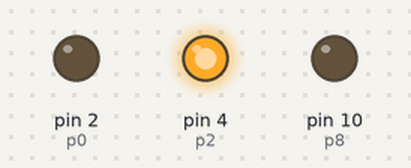
A sketch run on a simulated Arduino Uno, built with avr-gcc and run on an emulated ATmega328P. On the bench: output pins drawn as LEDs (lit = HIGH).

Above: at 0.5 s.
At 8.5 s:
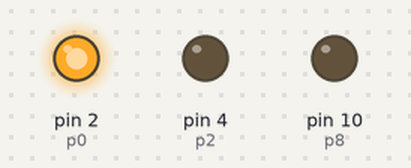
At 10.5 s:
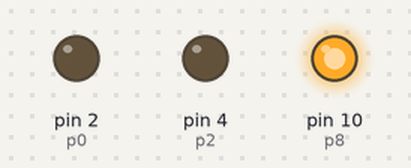
At 14.5 s:
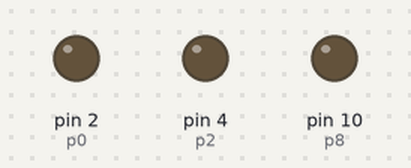
Timing chart, 0 to 20.8 s (numbered marks = the images above):
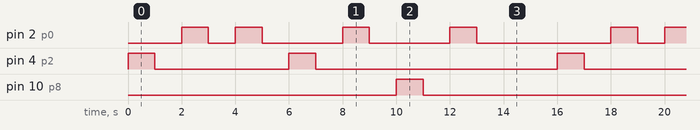

The sketch:

blink_roll.ino
```cpp
int p0=2,p1=3,p2=4,p3=5,p4=6,p5=7,p6=8,p7=9,p8=10,p9=11;
int dt=1000;
int last=2000;
void setup() {
  // put your setup code here, to run once:
pinMode(p0,OUTPUT);
pinMode(p2,OUTPUT);
pinMode(p8,OUTPUT);
}

void loop() {
  // put your main code here, to run repeatedly:
digitalWrite(p2,HIGH);
delay(dt);
digitalWrite(p2,LOW);
delay(dt);

digitalWrite(p0,HIGH);
delay(dt);
digitalWrite(p0,LOW);
delay(dt);

digitalWrite(p0,HIGH);
delay(dt);
digitalWrite(p0,LOW);
delay(dt);

digitalWrite(p2,HIGH);
delay(dt);
digitalWrite(p2,LOW);
delay(dt);

digitalWrite(p0,HIGH);
delay(dt);
digitalWrite(p0,LOW);
delay(dt);

digitalWrite(p8,HIGH);
delay(dt);
digitalWrite(p8,LOW);
delay(dt);

digitalWrite(p0,HIGH);
delay(dt);
digitalWrite(p0,LOW);
delay(dt);

delay(last);
}
```

Measured:
- by itself, pin 2 (p0): repeats every 16.0 s: LOW 1.0 s, 2 × (HIGH 1.0 s, LOW 3.0 s), HIGH 1.0 s, LOW 5.0 s, HIGH 1.0 s
- by itself, pin 4 (p2): repeats every 16.0 s: LOW 5.0 s, HIGH 1.0 s, LOW 9.0 s, HIGH 1.0 s
- by itself, pin 10 (p8): alternates HIGH for 1.0 s and LOW for 15.0 s
